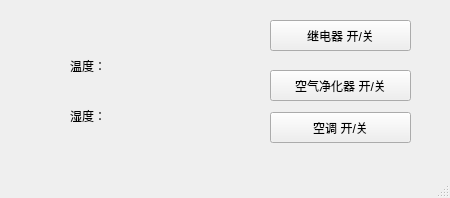
<?xml version="1.0" encoding="UTF-8"?>
<ui version="4.0">
 <class>MainWindow</class>
 <widget class="QMainWindow" name="MainWindow">
  <property name="geometry">
   <rect>
    <x>0</x>
    <y>0</y>
    <width>450</width>
    <height>198</height>
   </rect>
  </property>
  <property name="windowTitle">
   <string>MainWindow</string>
  </property>
  <widget class="QWidget" name="centralwidget">
   <widget class="QLabel" name="label">
    <property name="geometry">
     <rect>
      <x>70</x>
      <y>50</y>
      <width>131</width>
      <height>31</height>
     </rect>
    </property>
    <property name="text">
     <string>温度：</string>
    </property>
   </widget>
   <widget class="QLabel" name="label_2">
    <property name="geometry">
     <rect>
      <x>70</x>
      <y>100</y>
      <width>131</width>
      <height>31</height>
     </rect>
    </property>
    <property name="text">
     <string>湿度：</string>
    </property>
   </widget>
   <widget class="QPushButton" name="pushButton">
    <property name="geometry">
     <rect>
      <x>270</x>
      <y>20</y>
      <width>141</width>
      <height>31</height>
     </rect>
    </property>
    <property name="text">
     <string>继电器 开/关</string>
    </property>
   </widget>
   <widget class="QPushButton" name="pushButton_2">
    <property name="geometry">
     <rect>
      <x>270</x>
      <y>70</y>
      <width>141</width>
      <height>31</height>
     </rect>
    </property>
    <property name="text">
     <string>空气净化器 开/关</string>
    </property>
   </widget>
   <widget class="QPushButton" name="pushButton_3">
    <property name="geometry">
     <rect>
      <x>270</x>
      <y>112</y>
      <width>141</width>
      <height>31</height>
     </rect>
    </property>
    <property name="text">
     <string>空调 开/关</string>
    </property>
   </widget>
  </widget>
  <widget class="QMenuBar" name="menubar">
   <property name="geometry">
    <rect>
     <x>0</x>
     <y>0</y>
     <width>450</width>
     <height>23</height>
    </rect>
   </property>
  </widget>
  <widget class="QStatusBar" name="statusbar"/>
 </widget>
 <resources/>
 <connections/>
</ui>
